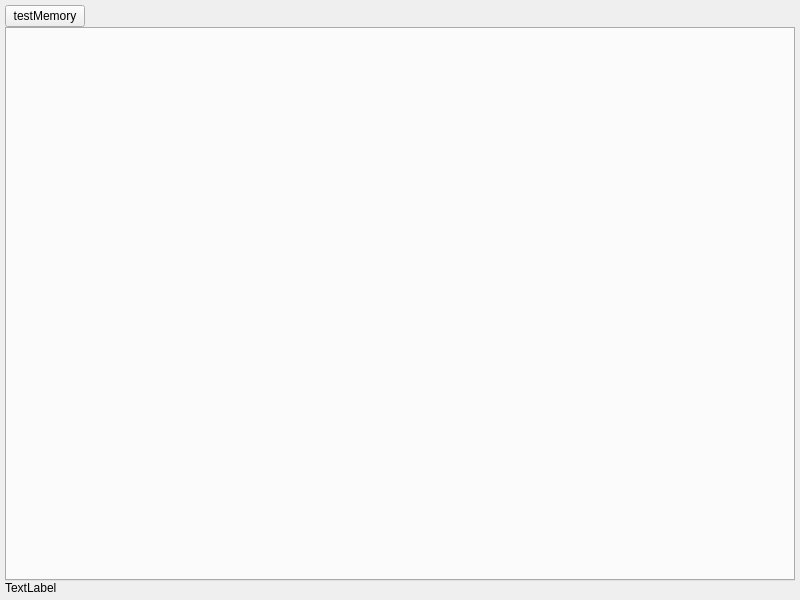
<?xml version="1.0" encoding="UTF-8"?>
<ui version="4.0">
 <class>Form</class>
 <widget class="QWidget" name="Form">
  <property name="windowModality">
   <enum>Qt::WindowModal</enum>
  </property>
  <property name="geometry">
   <rect>
    <x>0</x>
    <y>0</y>
    <width>800</width>
    <height>600</height>
   </rect>
  </property>
  <property name="sizePolicy">
   <sizepolicy hsizetype="Expanding" vsizetype="Expanding">
    <horstretch>0</horstretch>
    <verstretch>0</verstretch>
   </sizepolicy>
  </property>
  <property name="minimumSize">
   <size>
    <width>800</width>
    <height>600</height>
   </size>
  </property>
  <property name="acceptDrops">
   <bool>true</bool>
  </property>
  <property name="windowTitle">
   <string>AndroidBoy</string>
  </property>
  <property name="windowIcon">
   <iconset resource="AndroidBoy.qrc">
    <normaloff>:/png/pngs/android_boy.png</normaloff>:/png/pngs/android_boy.png</iconset>
  </property>
  <property name="autoFillBackground">
   <bool>false</bool>
  </property>
  <layout class="QGridLayout" name="gridLayout">
   <property name="leftMargin">
    <number>5</number>
   </property>
   <property name="topMargin">
    <number>5</number>
   </property>
   <property name="rightMargin">
    <number>5</number>
   </property>
   <property name="bottomMargin">
    <number>5</number>
   </property>
   <property name="spacing">
    <number>0</number>
   </property>
   <item row="5" column="0">
    <layout class="QGridLayout" name="gridLayout_2">
     <property name="sizeConstraint">
      <enum>QLayout::SetMaximumSize</enum>
     </property>
     <property name="leftMargin">
      <number>0</number>
     </property>
     <property name="topMargin">
      <number>0</number>
     </property>
     <property name="rightMargin">
      <number>0</number>
     </property>
     <property name="bottomMargin">
      <number>0</number>
     </property>
     <property name="spacing">
      <number>0</number>
     </property>
     <item row="0" column="0">
      <widget class="QTabWidget" name="tabMain">
       <property name="sizePolicy">
        <sizepolicy hsizetype="Expanding" vsizetype="Expanding">
         <horstretch>0</horstretch>
         <verstretch>0</verstretch>
        </sizepolicy>
       </property>
       <property name="minimumSize">
        <size>
         <width>0</width>
         <height>0</height>
        </size>
       </property>
       <property name="sizeIncrement">
        <size>
         <width>0</width>
         <height>0</height>
        </size>
       </property>
       <property name="baseSize">
        <size>
         <width>0</width>
         <height>0</height>
        </size>
       </property>
       <property name="acceptDrops">
        <bool>true</bool>
       </property>
       <property name="autoFillBackground">
        <bool>false</bool>
       </property>
       <property name="tabShape">
        <enum>QTabWidget::Rounded</enum>
       </property>
       <property name="currentIndex">
        <number>-1</number>
       </property>
       <property name="tabsClosable">
        <bool>false</bool>
       </property>
      </widget>
     </item>
    </layout>
   </item>
   <item row="0" column="0">
    <layout class="QHBoxLayout" name="TestButtonsLayout">
     <item>
      <widget class="QPushButton" name="btTestMemory">
       <property name="text">
        <string>testMemory</string>
       </property>
      </widget>
     </item>
     <item>
      <spacer name="horizontalSpacer">
       <property name="orientation">
        <enum>Qt::Horizontal</enum>
       </property>
       <property name="sizeHint" stdset="0">
        <size>
         <width>40</width>
         <height>0</height>
        </size>
       </property>
      </spacer>
     </item>
    </layout>
   </item>
   <item row="6" column="0">
    <widget class="QLabel" name="lbStatus">
     <property name="text">
      <string>TextLabel</string>
     </property>
    </widget>
   </item>
  </layout>
 </widget>
 <resources>
  <include location="AndroidBoy.qrc"/>
 </resources>
 <connections/>
</ui>
